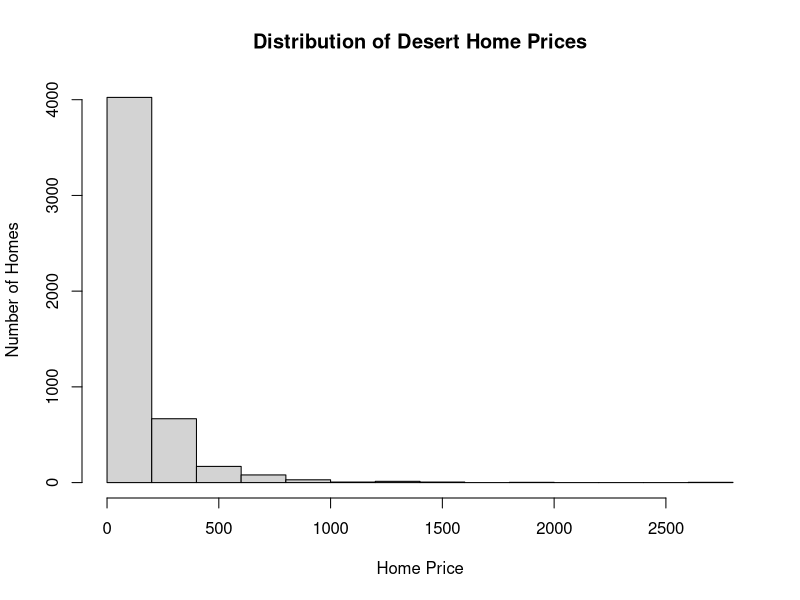

Recreate this plot in R.
setwd("/Users/smadaan/Documents/ML_UCSC/week1/HW")
data.desert<-read.csv("HW01pb3Desertdata.csv",header=FALSE)

# -- explore the data
class(data.desert)
str(data.desert)
head(data.desert)
names(data.desert)
summary(data.desert)

##--Q1s---- median value

median = function (data.vector)
{
	median=NA;
	l = length(data.vector);
	sv<-sort(data.vector);
	median=ifelse(is.integer(l/2),sv[l/2],sv[l/2+1]);
	return(median);
}


median(data.desert[,1]) 
#89
mean(data.desert[,1]) 
#144.0348
##--Q1e----

##--Q2s----
hist(data.desert[,1], main="Distribution of Desert Home Prices", 
	xlab="Home Price", ylab="Number of Homes")
# also, median < mean, positive/right skewed
##--Q2e----

##--Q3s---- if all data pts increase by 10k
median(data.desert[,1]+10) 
#99
#median also increases by 10k
##--Q3e----

##--Q4s---- if all data doubles
median(data.desert[,1]*2) 
#178
#median also doubles
##--Q4e----





